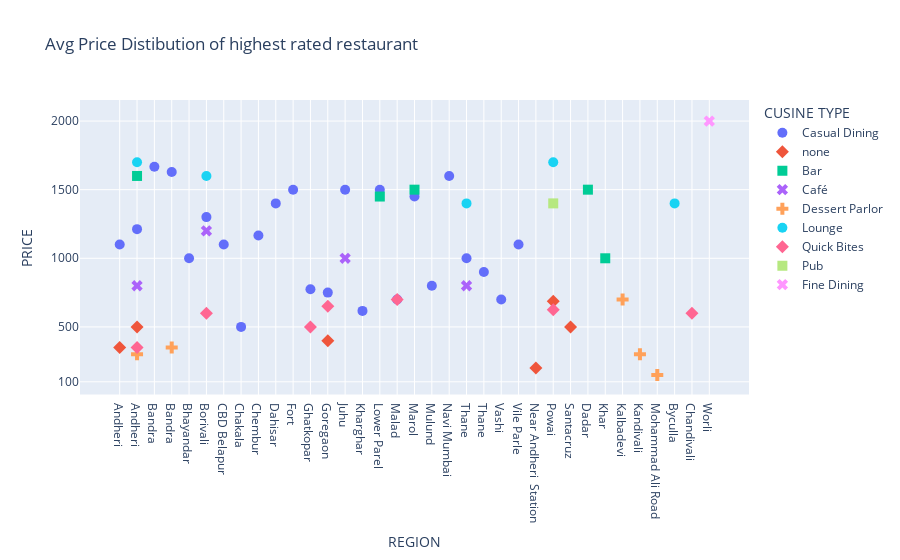

The notebook cell saved with this chart:
### Code cell
fig=px.scatter(avg_rated, x='REGION',y='PRICE', color = 'CUSINE TYPE',symbol='CUSINE TYPE' , title='Avg Price Distibution of highest rated restaurant').update_traces(marker_size=10).update_yaxes(tickvals=[100, 500, 1000, 1500, 2000])
fig.show()

### Figure 1 — Plotly figure (JSON) as saved in the notebook; plotly's stock layout.template omitted (floating-point values rounded to 4 significant figures)
{"data": [{"hovertemplate": "CUSINE TYPE=Casual Dining<br>REGION=%{x}<br>PRICE=%{y}<extra></extra>", "legendgroup": "Casual Dining", "marker": {"color": "#636efa", "size": 10, "symbol": "circle"}, "mode": "markers", "name": "Casual Dining", "orientation": "v", "showlegend": true, "type": "scatter", "x": ["Andheri", "Andheri ", "Bandra", "Bandra ", "Bhayandar", "Borivali ", "CBD Belapur", "Chakala", "Chembur", "Dahisar ", "Fort", "Ghatkopar ", "Goregaon ", "Juhu", "Kharghar", "Lower Parel", "Malad ", "Marol", "Mulund ", "Navi Mumbai", "Thane", "Thane ", "Vashi", "Vile Parle "], "xaxis": "x", "y": [1100, 1212.0, 1667.0, 1629.0, 1000, 1300, 1100, 500, 1167.0, 1400, 1500, 775, 750, 1500, 616.7, 1500, 700, 1450, 800, 1600, 1000, 900, 700, 1100], "yaxis": "y"}, {"hovertemplate": "CUSINE TYPE=none<br>REGION=%{x}<br>PRICE=%{y}<extra></extra>", "legendgroup": "none", "marker": {"color": "#EF553B", "size": 10, "symbol": "diamond"}, "mode": "markers", "name": "none", "orientation": "v", "showlegend": true, "type": "scatter", "x": ["Andheri", "Andheri ", "Goregaon ", "Near Andheri  Station", "Powai", "Santacruz "], "xaxis": "x", "y": [350, 500, 400, 200, 687.5, 500], "yaxis": "y"}, {"hovertemplate": "CUSINE TYPE=Bar<br>REGION=%{x}<br>PRICE=%{y}<extra></extra>", "legendgroup": "Bar", "marker": {"color": "#00cc96", "size": 10, "symbol": "square"}, "mode": "markers", "name": "Bar", "orientation": "v", "showlegend": true, "type": "scatter", "x": ["Andheri ", "Dadar ", "Khar", "Lower Parel", "Marol"], "xaxis": "x", "y": [1600, 1500, 1000, 1450, 1500], "yaxis": "y"}, {"hovertemplate": "CUSINE TYPE=Café<br>REGION=%{x}<br>PRICE=%{y}<extra></extra>", "legendgroup": "Café", "marker": {"color": "#ab63fa", "size": 10, "symbol": "x"}, "mode": "markers", "name": "Café", "orientation": "v", "showlegend": true, "type": "scatter", "x": ["Andheri ", "Borivali ", "Juhu", "Thane"], "xaxis": "x", "y": [800, 1200, 1000, 800], "yaxis": "y"}, {"hovertemplate": "CUSINE TYPE=Dessert Parlor<br>REGION=%{x}<br>PRICE=%{y}<extra></extra>", "legendgroup": "Dessert Parlor", "marker": {"color": "#FFA15A", "size": 10, "symbol": "cross"}, "mode": "markers", "name": "Dessert Parlor", "orientation": "v", "showlegend": true, "type": "scatter", "x": ["Andheri ", "Bandra ", "Kalbadevi", "Kandivali ", "Mohammad Ali Road"], "xaxis": "x", "y": [300, 350, 700, 300, 150], "yaxis": "y"}, {"hovertemplate": "CUSINE TYPE=Lounge<br>REGION=%{x}<br>PRICE=%{y}<extra></extra>", "legendgroup": "Lounge", "marker": {"color": "#19d3f3", "size": 10, "symbol": "circle"}, "mode": "markers", "name": "Lounge", "orientation": "v", "showlegend": true, "type": "scatter", "x": ["Andheri ", "Borivali ", "Byculla", "Powai", "Thane"], "xaxis": "x", "y": [1700, 1600, 1400, 1700, 1400], "yaxis": "y"}, {"hovertemplate": "CUSINE TYPE=Quick Bites<br>REGION=%{x}<br>PRICE=%{y}<extra></extra>", "legendgroup": "Quick Bites", "marker": {"color": "#FF6692", "size": 10, "symbol": "diamond"}, "mode": "markers", "name": "Quick Bites", "orientation": "v", "showlegend": true, "type": "scatter", "x": ["Andheri ", "Borivali ", "Chandivali", "Ghatkopar ", "Goregaon ", "Malad ", "Powai"], "xaxis": "x", "y": [350, 600, 600, 500, 650, 700, 625], "yaxis": "y"}, {"hovertemplate": "CUSINE TYPE=Pub<br>REGION=%{x}<br>PRICE=%{y}<extra></extra>", "legendgroup": "Pub", "marker": {"color": "#B6E880", "size": 10, "symbol": "square"}, "mode": "markers", "name": "Pub", "orientation": "v", "showlegend": true, "type": "scatter", "x": ["Powai"], "xaxis": "x", "y": [1400], "yaxis": "y"}, {"hovertemplate": "CUSINE TYPE=Fine Dining<br>REGION=%{x}<br>PRICE=%{y}<extra></extra>", "legendgroup": "Fine Dining", "marker": {"color": "#FF97FF", "size": 10, "symbol": "x"}, "mode": "markers", "name": "Fine Dining", "orientation": "v", "showlegend": true, "type": "scatter", "x": ["Worli"], "xaxis": "x", "y": [2000], "yaxis": "y"}], "layout": {"autosize": true, "legend": {"title": {"text": "CUSINE TYPE"}, "tracegroupgap": 0}, "title": {"text": "Avg Price Distibution of highest rated restaurant"}, "xaxis": {"anchor": "y", "autorange": true, "domain": [0, 1], "range": [-2.198, 36.2], "title": {"text": "REGION"}, "type": "category"}, "yaxis": {"anchor": "x", "autorange": true, "domain": [0, 1], "range": [-150.7, 2301.0], "tickvals": [100, 500, 1000, 1500, 2000], "title": {"text": "PRICE"}, "type": "linear"}}}
